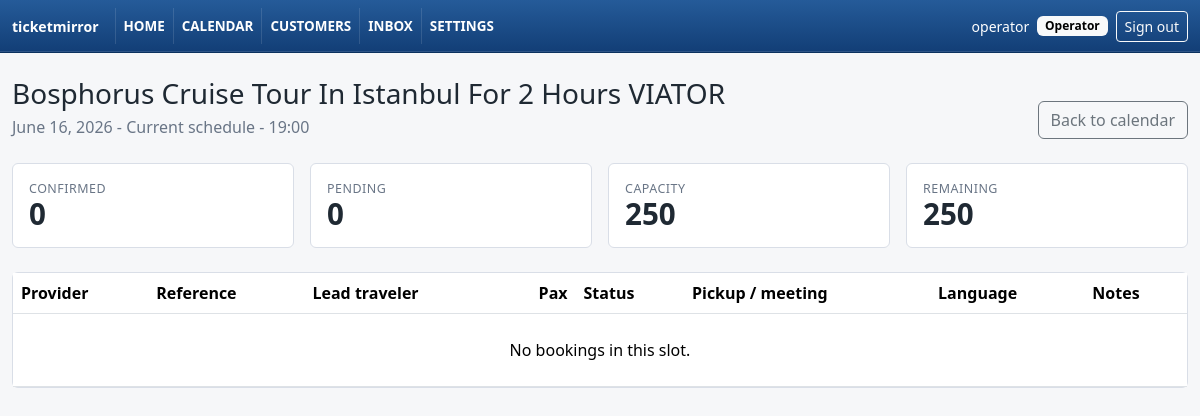
The page /bookings/slots/2026-06-14 15:38:23.164598/3/ (signed in) on the database its author committed.
### apps/accounts/models.py (models this page shows, shortened)
class UserProfile(models.Model):
    class Role(models.TextChoices):
        ADMIN = "admin", "Admin"
        OPERATOR = "operator", "Operator"
        VIEWER = "viewer", "Viewer"
    user = models.OneToOneField(
        settings.AUTH_USER_MODEL,
        on_delete=models.CASCADE,
        related_name="profile",
    )
    role = models.CharField(max_length=20, choices=Role.choices, default=Role.VIEWER)
    created_at = models.DateTimeField(auto_now_add=True)
    updated_at = models.DateTimeField(auto_now=True)
    class Meta:
        ordering = ["user__username"]

### apps/bookings/models.py (models this page shows, shortened)
class TimeStampedModel(models.Model):
    created_at = models.DateTimeField(auto_now_add=True)
    updated_at = models.DateTimeField(auto_now=True)
    class Meta:
        abstract = True

class TourActivity(TimeStampedModel):
    class Category(models.TextChoices):
        CRUISE = "cruise", "Cruise"
        LAND_AND_CRUISE = "land_and_cruise", "Land and cruise"
        YACHT = "yacht", "Yacht"
        OTHER = "other", "Other"
    name = models.CharField(max_length=180, unique=True)
    internal_display_name = models.CharField(max_length=180, blank=True)
    active = models.BooleanField(default=True)
    category = models.CharField(
        max_length=40,
        choices=Category.choices,
        blank=True,
    )
    display_settings = models.JSONField(default=dict, blank=True)
    notes = models.TextField(blank=True)
    class Meta:
        ordering = ["name"]
        indexes = [
            models.Index(fields=["active"], name="activity_active_idx"),
            models.Index(
                fields=["category", "active"],
                name="activity_cat_active_idx",
            ),
        ]

class ActivityScheduleSlot(TimeStampedModel):
    class SlotType(models.TextChoices):
        FIXED_TIME = "fixed_time", "Fixed time"
        HALF_DAY = "half_day", "Half day"
        FULL_DAY = "full_day", "Full day"
        OPEN_TIME = "open_time", "Open time"
        PRIVATE_GROUP = "private_group", "Private group"
    schedule = models.ForeignKey(
        ActivitySchedule,
        on_delete=models.CASCADE,
        related_name="slots",
    )
    start_time = models.TimeField()
    end_time = models.TimeField(null=True, blank=True)
    duration_minutes = models.PositiveIntegerField()
    slot_type = models.CharField(max_length=30, choices=SlotType.choices)
    capacity = models.PositiveIntegerField()
    days_of_week = models.JSONField(default=list, blank=True)
    active = models.BooleanField(default=True)
    class Meta:
        ordering = ["schedule__activity__name", "schedule__schedule_kind", "start_time"]
        indexes = [
            models.Index(
                fields=["schedule", "active"],
                name="act_slot_sched_active_idx",
            ),
            models.Index(fields=["start_time"], name="activity_slot_start_idx"),
            models.Index(fields=["slot_type"], name="activity_slot_type_idx"),
        ]

class ActivitySchedule(TimeStampedModel):
    class ScheduleKind(models.TextChoices):
        CURRENT = "current", "Current"
        OTHER = "other", "Other"
    class RecurrenceMode(models.TextChoices):
        WEEKLY = "weekly", "Weekly"
        DATE_SPECIFIC = "date_specific", "Date specific"
        MANUAL = "manual", "Manual"
    activity = models.ForeignKey(
        TourActivity,
        on_delete=models.CASCADE,
        related_name="schedules",
    )
    schedule_kind = models.CharField(
        max_length=20,
        choices=ScheduleKind.choices,
        default=ScheduleKind.CURRENT,
    )
    name = models.CharField(max_length=120, blank=True)
    active = models.BooleanField(default=True)
    date_from = models.DateField(null=True, blank=True)
    date_to = models.DateField(null=True, blank=True)
    days_of_week = models.JSONField(default=list, blank=True)
    timezone = models.CharField(max_length=80, default=settings.TIME_ZONE)
    priority = models.PositiveIntegerField(default=100)
    recurrence_mode = models.CharField(
        max_length=30,
        choices=RecurrenceMode.choices,
        default=RecurrenceMode.WEEKLY,
    )
    notes = models.TextField(blank=True)
    class Meta:
        ordering = ["activity__name", "schedule_kind", "priority", "date_from"]
        indexes = [
            models.Index(
                fields=["activity", "schedule_kind"],
                name="activity_schedule_kind_idx",
            ),
            models.Index(
                fields=["date_from", "date_to"],
                name="activity_schedule_dates_idx",
            ),
            models.Index(fields=["active"], name="activity_schedule_active_idx"),
        ]

### apps/bookings/views.py (the view)
@viewer_required
def slot_detail(request, date, slot_id):
    selected_date = _parse_date(date) or timezone.localdate()
    slot = get_object_or_404(
        ActivityScheduleSlot.objects.select_related("schedule", "schedule__activity"),
        id=slot_id,
    )
    bookings = get_slot_bookings(selected_date, slot)
    snapshot = capacity_snapshot(schedule_slot=slot, service_date=selected_date)
    return render(
        request,
        "bookings/slot_detail.html",
        {
            "selected_date": selected_date,
            "slot": slot,
            "activity": slot.schedule.activity,
            "bookings": bookings,
            "capacity": snapshot,
        },
    )

### apps/bookings/services.py (called while the page is built, shortened)
def capacity_snapshot(
    *,
    schedule_slot,
    service_date,
) -> dict[str, int]:
    snapshot = get_capacity_for_slot_date(schedule_slot, service_date)
    return {
        "capacity": snapshot["capacity"] or 0,
        "confirmed": snapshot["confirmed_pax"],
        "pending": snapshot["pending_pax"],
        "remaining": snapshot["remaining"] or 0,
    }

def get_slot_bookings(service_date, slot: ActivityScheduleSlot):
    return (
        Booking.objects.filter(
            schedule_slot=slot,
            active_travel_date=service_date,
        )
        .exclude(status__in=EXCLUDED_CAPACITY_STATUSES)
        .exclude(attendance_status__in=EXCLUDED_ATTENDANCE_STATUSES)
        .exclude(
            review_items__status=ReviewQueueItem.Status.OPEN,
            review_items__issue_type=ReviewQueueItem.IssueType.PRODUCT_MISMATCH,
        )
        .select_related("provider", "activity", "schedule_slot")
        .order_by("provider__name", "provider_booking_reference")
        .distinct()
    )

def slot_label(slot: ActivityScheduleSlot | None) -> str:
    if not slot:
        return "Open"
    if slot.slot_type in {
        ActivityScheduleSlot.SlotType.FULL_DAY,
        ActivityScheduleSlot.SlotType.HALF_DAY,
        ActivityScheduleSlot.SlotType.OPEN_TIME,
        ActivityScheduleSlot.SlotType.PRIVATE_GROUP,
    }:
        return f"{slot.start_time:%H:%M} {slot.get_slot_type_display()}"
    return slot.start_time.strftime("%H:%M")

def _schedule_exceptions(schedule, service_date):
    return list(
        schedule.exceptions.filter(active=True, date=service_date).order_by("id")
    )

def _capacity_for_slot(slot, service_date) -> int:
    capacity = slot.capacity
    return capacity

def _sum_pax(queryset, statuses: set[str]) -> int:
    return (
        queryset.filter(status__in=statuses).aggregate(
            total=Sum("active_traveler_count")
        )["total"]
        or 0
    )

### apps/bookings/views.py (called while the page is built)
def _parse_date(value):
    if not value:
        return None
    try:
        return datetime.strptime(value, "%Y-%m-%d").date()
    except ValueError:
        return None

### apps/bookings/templates/bookings/slot_detail.html (shortened to what this page needs)
{% extends "base/base.html" %}
{% load booking_extras %}
{% block content %}
  <div class="d-flex justify-content-between align-items-end mb-4">
    <div>
      <h1 class="h3 mb-1">{{ activity.name }}</h1>
      <div class="tm-muted">{{ selected_date }} - {{ slot.schedule.name|default:slot.schedule.get_schedule_kind_display }} - {{ slot.start_time|time:"H:i"|default:"Open" }}</div>
    </div>
    <a class="btn btn-outline-secondary" href="{% url 'bookings:daily' %}?{% if request.GET %}{{ request.GET.urlencode }}{% else %}date={{ selected_date|date:'Y-m-d' }}{% endif %}">Back to calendar</a>
  </div>
  <div class="row g-3 mb-4">
    <div class="col-md-3"><div class="tm-card p-3"><div class="tm-label">Confirmed</div><div class="tm-kpi">{{ capacity.confirmed }}</div></div></div>
    <div class="col-md-3"><div class="tm-card p-3"><div class="tm-label">Pending</div><div class="tm-kpi">{{ capacity.pending }}</div></div></div>
    <div class="col-md-3"><div class="tm-card p-3"><div class="tm-label">Capacity</div><div class="tm-kpi">{{ capacity.capacity }}</div></div></div>
    <div class="col-md-3"><div class="tm-card p-3"><div class="tm-label">Remaining</div><div class="tm-kpi">{{ capacity.remaining }}</div></div></div>
  </div>
  <div class="tm-card">
    <table class="table table-hover tm-table mb-0">
      <thead>
        <tr>
          <th>Provider</th>
          <th>Reference</th>
          <th>Lead traveler</th>
          <th class="text-end">Pax</th>
          <th>Status</th>
          <th>Pickup / meeting</th>
          <th>Language</th>
          <th>Notes</th>
        </tr>
      </thead>
      <tbody>
        {% for booking in bookings %}
          <tr data-href="{% url 'bookings:detail' booking.id %}">
            <td>{{ booking.provider.name }}</td>
            <td>{{ booking.provider_booking_reference }}</td>
            <td>{{ booking.lead_traveler_name|default:"" }}</td>
            <td class="text-end">{{ booking.active_traveler_count|default:"" }}</td>
            <td>
              <span class="badge text-bg-{{ booking.status|status_class }}">{{ booking.get_status_display }}</span>
              {% if booking.status == "manual_review" or booking.status == "pending_provider_acceptance" %}
                <span class="tm-calendar-alert ms-2" aria-label="Needs review" title="Needs review">!</span>
              {% endif %}
            </td>
            <td>{{ booking.pickup_location|default:booking.meeting_point|default:"" }}</td>
            <td>{{ booking.language|default:"" }}</td>
            <td>{{ booking.special_requirements|default:booking.customer_message|default:"" }}</td>
          </tr>
        {% empty %}
          <tr><td colspan="8" class="text-center tm-muted py-4">No bookings in this slot.</td></tr>
        {% endfor %}
      </tbody>
    </table>
  </div>
{% endblock %}

### apps/core/templates/base/base.html (shortened to what this page needs)
{% load booking_extras %}
<!doctype html>
<html lang="en">
  <head>
    <link href="https://cdn.jsdelivr.net/npm/bootstrap@5.3.3/dist/css/bootstrap.min.css" rel="stylesheet">
  </head>
  <body>
    <nav class="navbar navbar-expand-lg tm-top-nav">
      <div class="container-fluid tm-shell">
        <a class="navbar-brand fw-semibold" href="{% url 'core:dashboard' %}">ticketmirror</a>
        {% if user.is_authenticated %}
          <div class="collapse navbar-collapse" id="mainNav">
            <div class="navbar-nav me-auto" data-testid="primary-nav">
              <a class="nav-link" href="{% url 'core:dashboard' %}">Home</a>
              <a class="nav-link" href="{% url 'bookings:daily' %}">Calendar</a>
              <a class="nav-link" href="{% url 'core:customers' %}">Customers</a>
              <a class="nav-link" href="{% url 'inbox' %}">Inbox</a>
              <a class="nav-link" href="{% url 'core:settings' %}">Settings</a>
            </div>
            <form method="post" action="{% url 'logout' %}" class="d-flex align-items-center gap-2">
              <span class="small">{{ user.username }}</span>
              {% if user.is_superuser %}
                <span class="badge text-bg-light">Admin</span>
              {% elif user.profile %}
                <span class="badge text-bg-light">{{ user.profile.get_role_display }}</span>
              {% endif %}
              <button class="btn btn-sm btn-outline-light" type="submit">Sign out</button>
            </form>
          </div>
        {% endif %}
      </div>
    </nav>
    <main class="container-fluid tm-shell py-4">
      {% block content %}{% endblock %}
    </main>
  </body>
</html>

### apps/core/templates/base/base.html (style rules this page uses)
body { background: #f6f7f9; color: #1f2933; }
.tm-shell { max-width: 1480px; }
.tm-top-nav { background: linear-gradient(#255b99, #123e76); border-bottom: 1px solid #0b315f; box-shadow: inset 0 -1px 0 rgba(255,255,255,.12); }
.tm-top-nav .navbar-brand, .tm-top-nav .nav-link, .tm-top-nav .small { color: #fff; }
.tm-top-nav .navbar-brand { font-size: .88rem; }
.tm-top-nav .nav-link { border-left: 1px solid rgba(255,255,255,.12); font-size: .84rem; font-weight: 700; padding-left: 1.2rem; padding-right: 1.2rem; text-transform: uppercase; }
.tm-card { background: #fff; border: 1px solid #d9dee7; border-radius: 6px; }
.tm-muted { color: #697586; }
.tm-kpi { font-size: 1.85rem; line-height: 1.1; font-weight: 650; }
.tm-label { font-size: .78rem; text-transform: uppercase; letter-spacing: .04em; color: #697586; }

### rows shown on the page
TourActivity: name "Bosphorus Cruise Tour In Istanbul For 2 Hours VIATOR"
ActivityScheduleSlot: schedule.name "Current schedule", start_time "19:00"

### other values the page prints
{{ user.username }} "operator"
{{ user.profile.get_role_display }} "Operator"
{{ selected_date }} "June 16, 2026"
{{ capacity.confirmed }} "0"
{{ capacity.pending }} "0"
{{ capacity.capacity }} "250"
{{ capacity.remaining }} "250"
